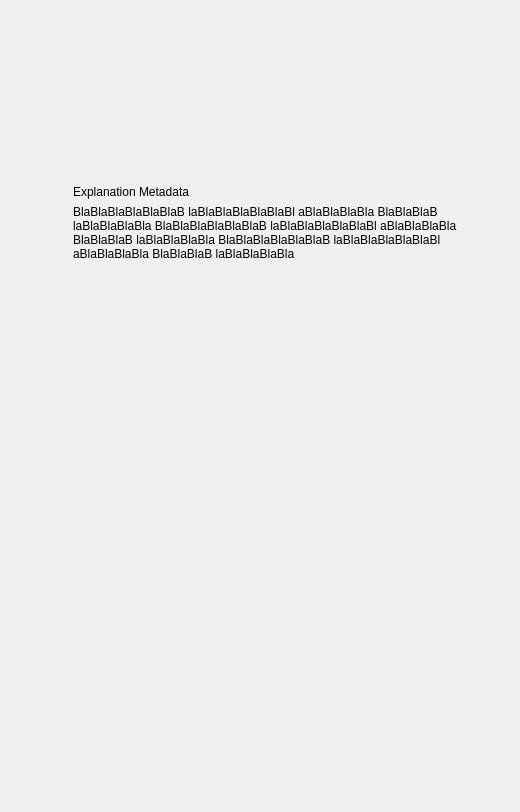
<?xml version="1.0" encoding="UTF-8"?>
<ui version="4.0">
 <class>Form</class>
 <widget class="QWidget" name="Form">
  <property name="geometry">
   <rect>
    <x>0</x>
    <y>0</y>
    <width>520</width>
    <height>812</height>
   </rect>
  </property>
  <property name="windowTitle">
   <string>Form</string>
  </property>
  <layout class="QVBoxLayout" name="verticalLayout">
   <property name="margin">
    <number>4</number>
   </property>
   <item>
    <widget class="QWidget" name="wdgt_header" native="true">
     <property name="sizePolicy">
      <sizepolicy hsizetype="Preferred" vsizetype="Minimum">
       <horstretch>0</horstretch>
       <verstretch>0</verstretch>
      </sizepolicy>
     </property>
     <property name="minimumSize">
      <size>
       <width>0</width>
       <height>0</height>
      </size>
     </property>
     <property name="maximumSize">
      <size>
       <width>16777215</width>
       <height>16777215</height>
      </size>
     </property>
     <layout class="QHBoxLayout" name="lyt_header">
      <property name="spacing">
       <number>0</number>
      </property>
      <property name="margin">
       <number>0</number>
      </property>
      <item>
       <widget class="QWidget" name="wdgt_header_left" native="true">
        <property name="sizePolicy">
         <sizepolicy hsizetype="Expanding" vsizetype="Minimum">
          <horstretch>0</horstretch>
          <verstretch>0</verstretch>
         </sizepolicy>
        </property>
       </widget>
      </item>
      <item>
       <widget class="QWidget" name="wdgt_header_icon" native="true">
        <property name="sizePolicy">
         <sizepolicy hsizetype="Fixed" vsizetype="Fixed">
          <horstretch>0</horstretch>
          <verstretch>0</verstretch>
         </sizepolicy>
        </property>
        <property name="minimumSize">
         <size>
          <width>100</width>
          <height>100</height>
         </size>
        </property>
       </widget>
      </item>
      <item>
       <widget class="QWidget" name="wdgt_header_right" native="true">
        <property name="sizePolicy">
         <sizepolicy hsizetype="Expanding" vsizetype="Minimum">
          <horstretch>0</horstretch>
          <verstretch>0</verstretch>
         </sizepolicy>
        </property>
       </widget>
      </item>
     </layout>
    </widget>
   </item>
   <item>
    <widget class="QWidget" name="wdgt_menu" native="true">
     <layout class="QVBoxLayout" name="lyt_menu"/>
    </widget>
   </item>
   <item>
    <widget class="QWidget" name="wdgt_dev_menu" native="true">
     <layout class="QVBoxLayout" name="lyt_dev_menu"/>
    </widget>
   </item>
   <item>
    <widget class="QWidget" name="wdgt_content" native="true">
     <property name="sizePolicy">
      <sizepolicy hsizetype="Preferred" vsizetype="Expanding">
       <horstretch>0</horstretch>
       <verstretch>0</verstretch>
      </sizepolicy>
     </property>
     <layout class="QVBoxLayout" name="lyt_content">
      <item>
       <widget class="QWidget" name="wdgt_stacked_widget_container" native="true">
        <property name="sizePolicy">
         <sizepolicy hsizetype="Preferred" vsizetype="Expanding">
          <horstretch>0</horstretch>
          <verstretch>0</verstretch>
         </sizepolicy>
        </property>
        <layout class="QGridLayout" name="lyt_stacked_widget_container">
         <item row="1" column="0">
          <widget class="QWidget" name="wdgt_metadata_buttons_and_progress" native="true">
           <property name="sizePolicy">
            <sizepolicy hsizetype="Preferred" vsizetype="Preferred">
             <horstretch>0</horstretch>
             <verstretch>0</verstretch>
            </sizepolicy>
           </property>
           <layout class="QVBoxLayout" name="lyt_metadata_buttons_and_progress">
            <item>
             <widget class="QWidget" name="wdgt_metadata_buttons" native="true">
              <layout class="QVBoxLayout" name="lyt_metadata_buttons"/>
             </widget>
            </item>
            <item>
             <widget class="QWidget" name="wdgt_metadata_progress" native="true">
              <property name="sizePolicy">
               <sizepolicy hsizetype="Preferred" vsizetype="Expanding">
                <horstretch>0</horstretch>
                <verstretch>0</verstretch>
               </sizepolicy>
              </property>
              <layout class="QVBoxLayout" name="lyt_metadata_progress"/>
             </widget>
            </item>
           </layout>
          </widget>
         </item>
         <item row="0" column="0">
          <widget class="QWidget" name="wdgt_docs" native="true">
           <property name="sizePolicy">
            <sizepolicy hsizetype="Preferred" vsizetype="Preferred">
             <horstretch>0</horstretch>
             <verstretch>0</verstretch>
            </sizepolicy>
           </property>
           <layout class="QVBoxLayout" name="lyt_docs"/>
          </widget>
         </item>
         <item row="0" column="1">
          <widget class="QWidget" name="wdgt_explanation" native="true">
           <property name="sizePolicy">
            <sizepolicy hsizetype="Expanding" vsizetype="Preferred">
             <horstretch>0</horstretch>
             <verstretch>0</verstretch>
            </sizepolicy>
           </property>
           <layout class="QVBoxLayout" name="lyt_explanation">
            <item>
             <widget class="QLabel" name="lbl_explanation_header">
              <property name="sizePolicy">
               <sizepolicy hsizetype="Preferred" vsizetype="Preferred">
                <horstretch>0</horstretch>
                <verstretch>0</verstretch>
               </sizepolicy>
              </property>
              <property name="styleSheet">
               <string notr="true"/>
              </property>
              <property name="lineWidth">
               <number>0</number>
              </property>
              <property name="text">
               <string>Explanation Metadata</string>
              </property>
              <property name="scaledContents">
               <bool>false</bool>
              </property>
              <property name="alignment">
               <set>Qt::AlignLeading|Qt::AlignLeft|Qt::AlignTop</set>
              </property>
              <property name="wordWrap">
               <bool>true</bool>
              </property>
              <property name="textInteractionFlags">
               <set>Qt::LinksAccessibleByMouse|Qt::TextSelectableByMouse</set>
              </property>
             </widget>
            </item>
            <item>
             <widget class="QLabel" name="lbl_explanation_text">
              <property name="sizePolicy">
               <sizepolicy hsizetype="Preferred" vsizetype="Preferred">
                <horstretch>0</horstretch>
                <verstretch>0</verstretch>
               </sizepolicy>
              </property>
              <property name="styleSheet">
               <string notr="true"/>
              </property>
              <property name="lineWidth">
               <number>0</number>
              </property>
              <property name="text">
               <string>BlaBlaBlaBlaBlaBlaB laBlaBlaBlaBlaBlaBl aBlaBlaBlaBla BlaBlaBlaB laBlaBlaBlaBla BlaBlaBlaBlaBlaBlaB laBlaBlaBlaBlaBlaBl aBlaBlaBlaBla BlaBlaBlaB laBlaBlaBlaBla BlaBlaBlaBlaBlaBlaB laBlaBlaBlaBlaBlaBl aBlaBlaBlaBla BlaBlaBlaB laBlaBlaBlaBla</string>
              </property>
              <property name="alignment">
               <set>Qt::AlignLeading|Qt::AlignLeft|Qt::AlignTop</set>
              </property>
              <property name="wordWrap">
               <bool>true</bool>
              </property>
              <property name="textInteractionFlags">
               <set>Qt::LinksAccessibleByMouse|Qt::TextSelectableByMouse</set>
              </property>
             </widget>
            </item>
           </layout>
          </widget>
         </item>
        </layout>
       </widget>
      </item>
     </layout>
    </widget>
   </item>
   <item>
    <widget class="QWidget" name="wdgt_footer" native="true">
     <property name="sizePolicy">
      <sizepolicy hsizetype="Preferred" vsizetype="Minimum">
       <horstretch>0</horstretch>
       <verstretch>0</verstretch>
      </sizepolicy>
     </property>
     <property name="minimumSize">
      <size>
       <width>0</width>
       <height>0</height>
      </size>
     </property>
     <layout class="QHBoxLayout" name="horizontalLayout">
      <item>
       <widget class="QWidget" name="wdgt_status" native="true">
        <layout class="QHBoxLayout" name="lyt_status"/>
       </widget>
      </item>
     </layout>
    </widget>
   </item>
  </layout>
 </widget>
 <resources/>
 <connections/>
</ui>
